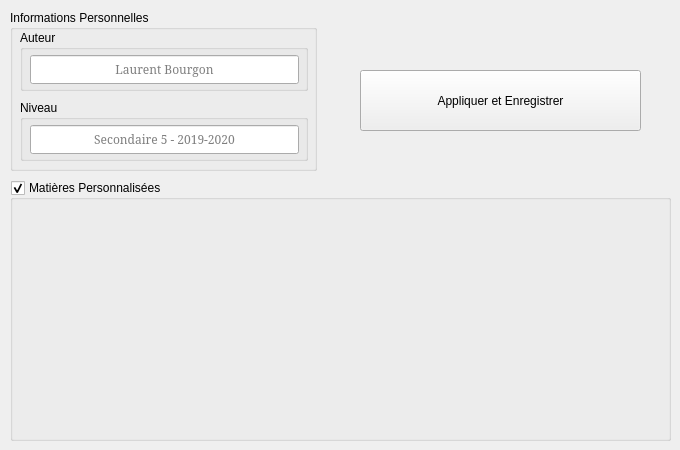
    <widget class="QWidget" name="configTab">
     <attribute name="title">
      <string>Configurateur</string>
     </attribute>
     <attribute name="toolTip">
      <string>Modifier les Informations</string>
     </attribute>
     <widget class="QGroupBox" name="infoConfigGroupBox">
      <property name="geometry">
       <rect>
        <x>10</x>
        <y>10</y>
        <width>307</width>
        <height>161</height>
       </rect>
      </property>
      <property name="title">
       <string>Informations Personnelles</string>
      </property>
      <widget class="QGroupBox" name="auteurConfig">
       <property name="geometry">
        <rect>
         <x>10</x>
         <y>20</y>
         <width>288</width>
         <height>61</height>
        </rect>
       </property>
       <property name="title">
        <string>Auteur</string>
       </property>
       <widget class="AdvancedLineEdit" name="auteurLineEdit">
        <property name="geometry">
         <rect>
          <x>10</x>
          <y>25</y>
          <width>269</width>
          <height>29</height>
         </rect>
        </property>
        <property name="sizePolicy">
         <sizepolicy hsizetype="Expanding" vsizetype="Expanding">
          <horstretch>0</horstretch>
          <verstretch>0</verstretch>
         </sizepolicy>
        </property>
        <property name="font">
         <font>
          <family>Garamond</family>
         </font>
        </property>
        <property name="alignment">
         <set>Qt::AlignCenter</set>
        </property>
        <property name="placeholderText">
         <string>Laurent Bourgon</string>
        </property>
        <property name="clearButtonEnabled">
         <bool>true</bool>
        </property>
       </widget>
      </widget>
      <widget class="QGroupBox" name="niveauConfig">
       <property name="geometry">
        <rect>
         <x>10</x>
         <y>90</y>
         <width>288</width>
         <height>61</height>
        </rect>
       </property>
       <property name="title">
        <string>Niveau</string>
       </property>
       <widget class="AdvancedLineEdit" name="niveauLineEdit">
        <property name="geometry">
         <rect>
          <x>10</x>
          <y>25</y>
          <width>269</width>
          <height>29</height>
         </rect>
        </property>
        <property name="sizePolicy">
         <sizepolicy hsizetype="Expanding" vsizetype="Expanding">
          <horstretch>0</horstretch>
          <verstretch>0</verstretch>
         </sizepolicy>
        </property>
        <property name="font">
         <font>
          <family>Garamond</family>
         </font>
        </property>
        <property name="alignment">
         <set>Qt::AlignCenter</set>
        </property>
        <property name="placeholderText">
         <string>Secondaire 5 - 2019-2020</string>
        </property>
        <property name="clearButtonEnabled">
         <bool>true</bool>
        </property>
       </widget>
      </widget>
     </widget>
     <widget class="QWidget" name="verticalLayoutWidget_4">
      <property name="geometry">
       <rect>
        <x>330</x>
        <y>20</y>
        <width>341</width>
        <height>161</height>
       </rect>
      </property>
      <layout class="QVBoxLayout" name="configSaveLayout" stretch="0">
       <property name="spacing">
        <number>0</number>
       </property>
       <property name="leftMargin">
        <number>30</number>
       </property>
       <property name="topMargin">
        <number>50</number>
       </property>
       <property name="rightMargin">
        <number>30</number>
       </property>
       <property name="bottomMargin">
        <number>50</number>
       </property>
       <item>
        <widget class="ConfigPushButton" name="configSaveButton">
         <property name="sizePolicy">
          <sizepolicy hsizetype="Minimum" vsizetype="Minimum">
           <horstretch>0</horstretch>
           <verstretch>0</verstretch>
          </sizepolicy>
         </property>
         <property name="cursor">
          <cursorShape>PointingHandCursor</cursorShape>
         </property>
         <property name="text">
          <string>Appliquer et Enregistrer</string>
         </property>
        </widget>
       </item>
      </layout>
     </widget>
     <widget class="QGroupBox" name="matieresConfig">
      <property name="geometry">
       <rect>
        <x>10</x>
        <y>180</y>
        <width>661</width>
        <height>261</height>
       </rect>
      </property>
      <property name="title">
       <string>Matières Personnalisées</string>
      </property>
      <property name="flat">
       <bool>false</bool>
      </property>
      <property name="checkable">
       <bool>true</bool>
      </property>
      <property name="checked">
       <bool>true</bool>
      </property>
      <widget class="MatiereTable" name="matiereTable" native="true">
       <property name="geometry">
        <rect>
         <x>0</x>
         <y>30</y>
         <width>661</width>
         <height>231</height>
        </rect>
       </property>
      </widget>
     </widget>
    </widget>
